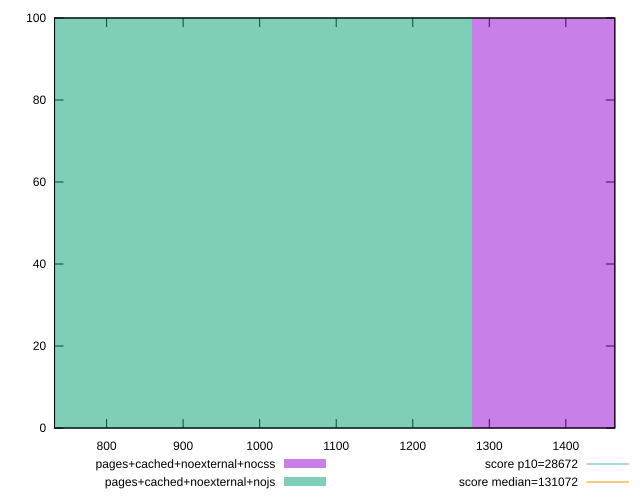

Recreate this plot in gnuplot.
reset

$pagesCachedNoexternalNocss <<EOF
1703.189047097191 100
EOF

$pagesCachedNoexternalNojs <<EOF
851.5945235485955 100
EOF

set key outside below
set boxwidth 851.5945235485955
set xrange [732:1464]
set yrange [0:100]
set trange [0:100]
set style fill transparent solid 0.5 noborder

set parametric
set terminal svg size 640, 500 enhanced background rgb 'white'
set output "reprap/uses-long-cache-ttl/comparison/histogram/9_vs_10.svg"

plot $pagesCachedNoexternalNocss title "pages+cached+noexternal+nocss" with boxes, \
     $pagesCachedNoexternalNojs title "pages+cached+noexternal+nojs" with boxes, \
     28672,t title "score p10=28672", \
     131072,t title "score median=131072"

reset
